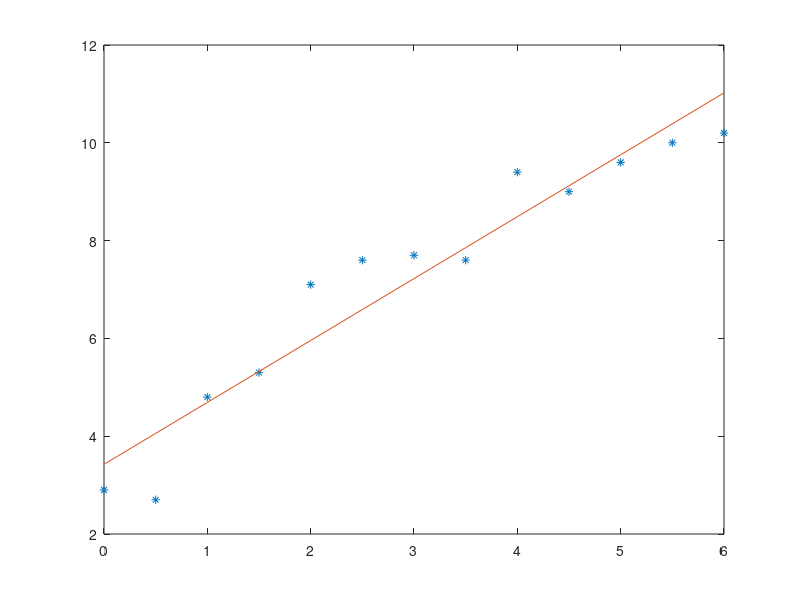

Here is the MATLAB script that generated this plot:

%input data
Data = [0.0, 2.9;0.5, 2.7;1.0, 4.8;1.5, 5.3;2.0, 7.1;2.5, 7.6;3.0, 7.7;3.5, 7.6;4.0, 9.4;4.5, 9.0;5.0, 9.6;5.5, 10.0;6.0, 10.2];

% extract data
A = [Data(:,1) ones(size(Data,1),1)];
% extract solution
b = Data(:,2);

% apply least square estimate.
x = A'*A\A'*b;

% plot the data, the result fits the data very well.
hold off
plot(Data(:,1), Data(:,2),'*'); 
hold on
plot(Data(:,1), A*x);